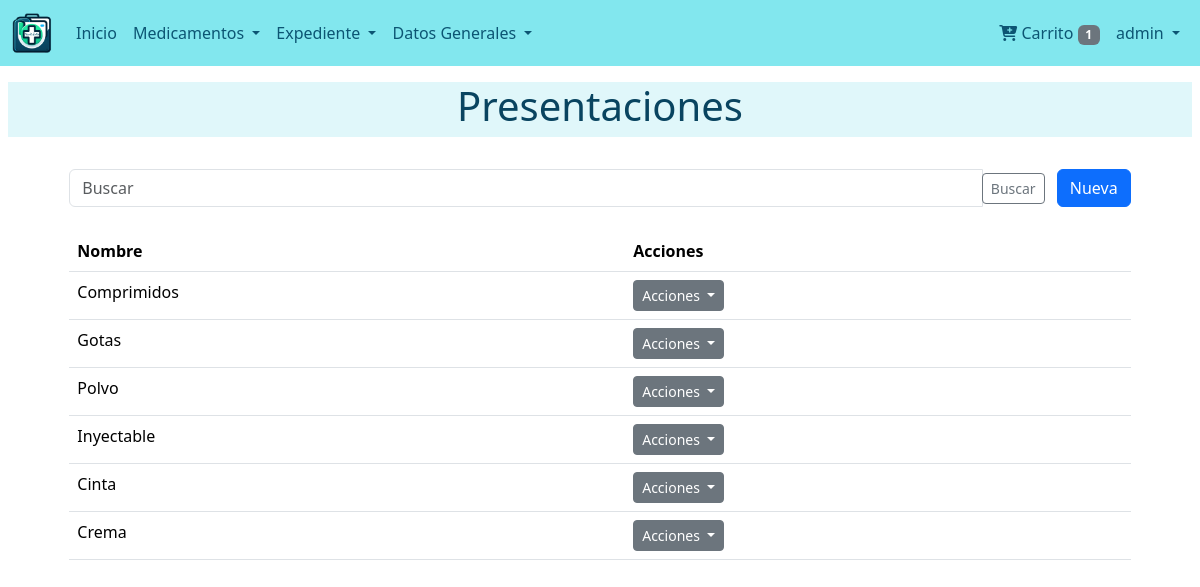
The page /productos/presentations/ (signed in) on the database its author committed.
### users/models.py (models this page shows)
class User(AbstractUser):
    def get_full_name(self):
        return '{} {}'.format(self.first_name,self.last_name)

### products/models.py (models this page shows, shortened)
class Presentation(models.Model):
    nombre = models.CharField(max_length=50, unique=True)
    class Meta:
        verbose_name = ("Presentación")
        verbose_name_plural = ("Presentaciones")

### products/views.py (the view)
# urls.py: path('presentations/', views.PresentationListView.as_view(), name='presentation_list'),
class PresentationListView(ListView):
    model = Presentation
    template_name = 'presentation/list.html'
    context_object_name = 'presentations'
    def get_queryset(self):
        queryset = super().get_queryset()
        search_term = self.request.GET.get('search', '')  # Asegúrate de usar 'search' si así lo nombraste en el input del formulario
        if search_term:
            queryset = queryset.filter(nombre__icontains=search_term)
        return queryset
    def get_context_data(self, **kwargs):
        context = super().get_context_data(**kwargs)
        context['search_form'] = PresentationSearchForm(self.request.GET or None)
        return context

### products/forms.py
class PresentationSearchForm(forms.Form):
    search = forms.CharField(
        required=False,
        widget=forms.TextInput(attrs={'class': 'form-control', 'placeholder': 'Buscar'})
    )

### dispensers/context_processors.py (called while the page is built)
def cart_processor(request):
    dispenser = get_or_create_dispenser(request)
    return {'cart_item_count': dispenser.products.count() if dispenser else 0}

### dispensers/utils.py (called while the page is built, shortened)
def get_or_create_dispenser(request):
    user = request.user if request.user.is_authenticated else None
    if user:
        dispenser = Dispenser.objects.filter(user=user).first()
        if dispenser:
            request.session['dispenser_id'] = dispenser.dispenser_id
            return dispenser

### products/templates/presentation/list.html (shortened to what this page needs)
{% extends 'base.html' %}
{% block content %}
{% include "snippets/title.html" with title='Presentaciones' %}
<div class="container">
    <div class="row justify-content-center">
        <div class="col-md-11">
            {% include "presentation/snippets/filter.html" %}
            <table class="table mt-4">
                <thead>
                    <tr>
                        <th>Nombre</th>
                        <th>Acciones</th>
                    </tr>
                </thead>
                <tbody>
                    {% for presentation in presentations %}
                    <tr>
                        <td>{{ presentation.nombre }}</td>
                        <td>
                            <div class="dropdown">
                                <button class="btn btn-secondary btn-sm dropdown-toggle" type="button" id="dropdownMenuButton{{ forloop.counter }}" data-bs-toggle="dropdown" aria-expanded="false">
                                    Acciones
                                </button>
                            </div>
                        </td>
                    </tr>
                    {% empty %}
                    <tr>
                        <td colspan="2">No hay Presentaciones disponibles.</td>
                    </tr>
                    {% endfor %}
                </tbody>
            </table>
        </div>
    </div>
</div>
{% endblock %}

### templates/navbar.html (shortened to what this page needs)
{% load static %}
{% url 'index' as index %}
{% url 'dispensers:dispenser' as dispenser %}
<nav class="navbar navbar-expand-lg custom-navbar-bg navbar-light">
    <div class="container-fluid">
        <a class="navbar-brand" href="{% url 'index' %}">
            <img src="{% static 'images/icono.png' %}" alt="MedicFolio Logo" style="height: 40px;">
        </a>
        <div class="collapse navbar-collapse" id="navbarNavAltMarkup">
            <div class="navbar-nav me-auto">
                {% if user.is_authenticated %}
                    <a class="nav-link text-white {% if request.path == index %}active{% endif %}" href="{{ index }}">
                        Inicio
                    </a>
                    <li class="nav-item dropdown">
                        <a class="nav-link dropdown-toggle text-white" href="#" id="navbarDropdownMenuLink" role="button" data-bs-toggle="dropdown" aria-expanded="false">
                            Medicamentos
                        </a>
                    </li>
                    <li class="nav-item dropdown">
                        <a class="nav-link dropdown-toggle text-white" href="#" id="navbarDropdownDatosGenerales" role="button" data-bs-toggle="dropdown" aria-expanded="false">
                            Expediente
                        </a>
                    </li>
                    <li class="nav-item dropdown">
                        <a class="nav-link dropdown-toggle text-white" href="#" id="navbarDropdownDatosGenerales" role="button" data-bs-toggle="dropdown" aria-expanded="false">
                            Datos Generales
                        </a>
                    </li>
                {% endif %}
            </div>
            <div class="navbar-nav ms-auto">
                {% if user.is_authenticated %}
                <li><a class="nav-link text-white" href="{{ dispenser }}">
                    <i class="fas fa-cart-plus"></i> Carrito
                    <span class="badge bg-secondary">{{ cart_item_count }}</span>
                </a></li>
                {% endif %}
                {% if user.is_authenticated %}
                <li class="nav-item dropdown">
                    <a class="nav-link dropdown-toggle text-white" href="#" id="navbarDropdownUserMenu" role="button" data-bs-toggle="dropdown" aria-expanded="false">
                        {{ user.username }}
                    </a>
                </li>
                {% endif %}
            </div>
        </div>
    </div>
</nav>

### static/css/style.css (style rules this page uses)
.custom-navbar-bg { background-color: #82e7ee; }
.navbar-light .navbar-nav .nav-link { color: #0c5573 !important; }

### rows shown on the page
User: username "admin"
Presentation: nombre "Comprimidos"
Presentation: nombre "Gotas"
Presentation: nombre "Polvo"
Presentation: nombre "Inyectable"
Presentation: nombre "Cinta"
Presentation: nombre "Crema"

### other values the page prints
{{ cart_item_count }} "1"
{{ title }} "Presentaciones"
